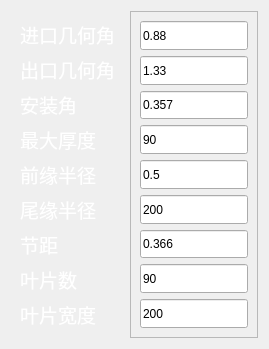
             <widget class="QWidget" name="widget_jing" native="true">
              <layout class="QHBoxLayout" name="horizontalLayout_5">
               <item>
                <widget class="QWidget" name="widget_4" native="true">
                 <layout class="QVBoxLayout" name="verticalLayout_5">
                  <item>
                   <widget class="QLabel" name="label_yiwei_118">
                    <property name="sizePolicy">
                     <sizepolicy hsizetype="Preferred" vsizetype="Expanding">
                      <horstretch>0</horstretch>
                      <verstretch>0</verstretch>
                     </sizepolicy>
                    </property>
                    <property name="font">
                     <font>
                      <family>Algerian</family>
                      <pointsize>14</pointsize>
                      <weight>50</weight>
                      <bold>false</bold>
                     </font>
                    </property>
                    <property name="layoutDirection">
                     <enum>Qt::LeftToRight</enum>
                    </property>
                    <property name="styleSheet">
                     <string notr="true">color: rgb(255, 255, 255);
</string>
                    </property>
                    <property name="text">
                     <string>&lt;html&gt;&lt;head/&gt;&lt;body&gt;&lt;p&gt;&lt;span style=&quot; font-family:'等线';&quot;&gt;进口几何角&lt;/span&gt;&lt;/p&gt;&lt;/body&gt;&lt;/html&gt;</string>
                    </property>
                   </widget>
                  </item>
                  <item>
                   <widget class="QLabel" name="label_yiwei_120">
                    <property name="sizePolicy">
                     <sizepolicy hsizetype="Preferred" vsizetype="Expanding">
                      <horstretch>0</horstretch>
                      <verstretch>0</verstretch>
                     </sizepolicy>
                    </property>
                    <property name="font">
                     <font>
                      <family>Algerian</family>
                      <pointsize>14</pointsize>
                      <weight>50</weight>
                      <bold>false</bold>
                     </font>
                    </property>
                    <property name="layoutDirection">
                     <enum>Qt::LeftToRight</enum>
                    </property>
                    <property name="styleSheet">
                     <string notr="true">color: rgb(255, 255, 255);
</string>
                    </property>
                    <property name="text">
                     <string>&lt;html&gt;&lt;head/&gt;&lt;body&gt;&lt;p&gt;出口几何角&lt;/p&gt;&lt;/body&gt;&lt;/html&gt;</string>
                    </property>
                   </widget>
                  </item>
                  <item>
                   <widget class="QLabel" name="label_yiwei_122">
                    <property name="sizePolicy">
                     <sizepolicy hsizetype="Preferred" vsizetype="Expanding">
                      <horstretch>0</horstretch>
                      <verstretch>0</verstretch>
                     </sizepolicy>
                    </property>
                    <property name="font">
                     <font>
                      <family>Algerian</family>
                      <pointsize>14</pointsize>
                      <weight>50</weight>
                      <bold>false</bold>
                     </font>
                    </property>
                    <property name="layoutDirection">
                     <enum>Qt::LeftToRight</enum>
                    </property>
                    <property name="styleSheet">
                     <string notr="true">color: rgb(255, 255, 255);
</string>
                    </property>
                    <property name="text">
                     <string>&lt;html&gt;&lt;head/&gt;&lt;body&gt;&lt;p&gt;安装角&lt;/p&gt;&lt;/body&gt;&lt;/html&gt;</string>
                    </property>
                   </widget>
                  </item>
                  <item>
                   <widget class="QLabel" name="label_yiwei_124">
                    <property name="sizePolicy">
                     <sizepolicy hsizetype="Preferred" vsizetype="Expanding">
                      <horstretch>0</horstretch>
                      <verstretch>0</verstretch>
                     </sizepolicy>
                    </property>
                    <property name="font">
                     <font>
                      <family>Algerian</family>
                      <pointsize>14</pointsize>
                      <weight>50</weight>
                      <bold>false</bold>
                     </font>
                    </property>
                    <property name="layoutDirection">
                     <enum>Qt::LeftToRight</enum>
                    </property>
                    <property name="styleSheet">
                     <string notr="true">color: rgb(255, 255, 255);
</string>
                    </property>
                    <property name="text">
                     <string>&lt;html&gt;&lt;head/&gt;&lt;body&gt;&lt;p&gt;&lt;span style=&quot; font-family:'等线';&quot;&gt;最大厚度&lt;/span&gt;&lt;/p&gt;&lt;/body&gt;&lt;/html&gt;</string>
                    </property>
                   </widget>
                  </item>
                  <item>
                   <widget class="QLabel" name="label_yiwei_126">
                    <property name="sizePolicy">
                     <sizepolicy hsizetype="Preferred" vsizetype="Expanding">
                      <horstretch>0</horstretch>
                      <verstretch>0</verstretch>
                     </sizepolicy>
                    </property>
                    <property name="font">
                     <font>
                      <family>Algerian</family>
                      <pointsize>14</pointsize>
                      <weight>50</weight>
                      <bold>false</bold>
                     </font>
                    </property>
                    <property name="layoutDirection">
                     <enum>Qt::LeftToRight</enum>
                    </property>
                    <property name="styleSheet">
                     <string notr="true">color: rgb(255, 255, 255);
</string>
                    </property>
                    <property name="text">
                     <string>&lt;html&gt;&lt;head/&gt;&lt;body&gt;&lt;p&gt;前缘半径&lt;/p&gt;&lt;/body&gt;&lt;/html&gt;</string>
                    </property>
                   </widget>
                  </item>
                  <item>
                   <widget class="QLabel" name="label_yiwei_128">
                    <property name="sizePolicy">
                     <sizepolicy hsizetype="Preferred" vsizetype="Expanding">
                      <horstretch>0</horstretch>
                      <verstretch>0</verstretch>
                     </sizepolicy>
                    </property>
                    <property name="font">
                     <font>
                      <family>Algerian</family>
                      <pointsize>14</pointsize>
                      <weight>50</weight>
                      <bold>false</bold>
                     </font>
                    </property>
                    <property name="layoutDirection">
                     <enum>Qt::LeftToRight</enum>
                    </property>
                    <property name="styleSheet">
                     <string notr="true">color: rgb(255, 255, 255);
</string>
                    </property>
                    <property name="text">
                     <string>&lt;html&gt;&lt;head/&gt;&lt;body&gt;&lt;p&gt;尾缘半径&lt;/p&gt;&lt;/body&gt;&lt;/html&gt;</string>
                    </property>
                   </widget>
                  </item>
                  <item>
                   <widget class="QLabel" name="label_yiwei_130">
                    <property name="sizePolicy">
                     <sizepolicy hsizetype="Preferred" vsizetype="Expanding">
                      <horstretch>0</horstretch>
                      <verstretch>0</verstretch>
                     </sizepolicy>
                    </property>
                    <property name="font">
                     <font>
                      <family>Algerian</family>
                      <pointsize>14</pointsize>
                      <weight>50</weight>
                      <bold>false</bold>
                     </font>
                    </property>
                    <property name="layoutDirection">
                     <enum>Qt::LeftToRight</enum>
                    </property>
                    <property name="styleSheet">
                     <string notr="true">color: rgb(255, 255, 255);
</string>
                    </property>
                    <property name="text">
                     <string>&lt;html&gt;&lt;head/&gt;&lt;body&gt;&lt;p&gt;&lt;span style=&quot; font-family:'等线';&quot;&gt;节距&lt;/span&gt;&lt;/p&gt;&lt;/body&gt;&lt;/html&gt;</string>
                    </property>
                   </widget>
                  </item>
                  <item>
                   <widget class="QLabel" name="label_yiwei_132">
                    <property name="sizePolicy">
                     <sizepolicy hsizetype="Preferred" vsizetype="Expanding">
                      <horstretch>0</horstretch>
                      <verstretch>0</verstretch>
                     </sizepolicy>
                    </property>
                    <property name="font">
                     <font>
                      <family>Algerian</family>
                      <pointsize>14</pointsize>
                      <weight>50</weight>
                      <bold>false</bold>
                     </font>
                    </property>
                    <property name="layoutDirection">
                     <enum>Qt::LeftToRight</enum>
                    </property>
                    <property name="styleSheet">
                     <string notr="true">color: rgb(255, 255, 255);
</string>
                    </property>
                    <property name="text">
                     <string>&lt;html&gt;&lt;head/&gt;&lt;body&gt;&lt;p&gt;叶片数&lt;/p&gt;&lt;/body&gt;&lt;/html&gt;</string>
                    </property>
                   </widget>
                  </item>
                  <item>
                   <widget class="QLabel" name="label_yiwei_133">
                    <property name="sizePolicy">
                     <sizepolicy hsizetype="Preferred" vsizetype="Expanding">
                      <horstretch>0</horstretch>
                      <verstretch>0</verstretch>
                     </sizepolicy>
                    </property>
                    <property name="font">
                     <font>
                      <family>Algerian</family>
                      <pointsize>14</pointsize>
                      <weight>50</weight>
                      <bold>false</bold>
                     </font>
                    </property>
                    <property name="layoutDirection">
                     <enum>Qt::LeftToRight</enum>
                    </property>
                    <property name="styleSheet">
                     <string notr="true">color: rgb(255, 255, 255);
</string>
                    </property>
                    <property name="text">
                     <string>&lt;html&gt;&lt;head/&gt;&lt;body&gt;&lt;p&gt;叶片宽度&lt;/p&gt;&lt;/body&gt;&lt;/html&gt;</string>
                    </property>
                   </widget>
                  </item>
                 </layout>
                </widget>
               </item>
               <item>
                <widget class="QFrame" name="frame_7">
                 <property name="frameShape">
                  <enum>QFrame::StyledPanel</enum>
                 </property>
                 <property name="frameShadow">
                  <enum>QFrame::Raised</enum>
                 </property>
                 <layout class="QVBoxLayout" name="verticalLayout_6">
                  <item>
                   <widget class="QLineEdit" name="lineEdit_Eff_26">
                    <property name="sizePolicy">
                     <sizepolicy hsizetype="Expanding" vsizetype="Expanding">
                      <horstretch>0</horstretch>
                      <verstretch>0</verstretch>
                     </sizepolicy>
                    </property>
                    <property name="text">
                     <string>0.88</string>
                    </property>
                   </widget>
                  </item>
                  <item>
                   <widget class="QLineEdit" name="lineEdit_k_12">
                    <property name="sizePolicy">
                     <sizepolicy hsizetype="Expanding" vsizetype="Expanding">
                      <horstretch>0</horstretch>
                      <verstretch>0</verstretch>
                     </sizepolicy>
                    </property>
                    <property name="minimumSize">
                     <size>
                      <width>0</width>
                      <height>0</height>
                     </size>
                    </property>
                    <property name="text">
                     <string>1.33</string>
                    </property>
                   </widget>
                  </item>
                  <item>
                   <widget class="QLineEdit" name="lineEdit_omaga_16">
                    <property name="sizePolicy">
                     <sizepolicy hsizetype="Expanding" vsizetype="Expanding">
                      <horstretch>0</horstretch>
                      <verstretch>0</verstretch>
                     </sizepolicy>
                    </property>
                    <property name="text">
                     <string>0.357</string>
                    </property>
                   </widget>
                  </item>
                  <item>
                   <widget class="QLineEdit" name="lineEdit_alph2z_24">
                    <property name="sizePolicy">
                     <sizepolicy hsizetype="Expanding" vsizetype="Expanding">
                      <horstretch>0</horstretch>
                      <verstretch>0</verstretch>
                     </sizepolicy>
                    </property>
                    <property name="text">
                     <string>90</string>
                    </property>
                   </widget>
                  </item>
                  <item>
                   <widget class="QLineEdit" name="lineEdit_faiz_12">
                    <property name="sizePolicy">
                     <sizepolicy hsizetype="Expanding" vsizetype="Expanding">
                      <horstretch>0</horstretch>
                      <verstretch>0</verstretch>
                     </sizepolicy>
                    </property>
                    <property name="text">
                     <string>0.5</string>
                    </property>
                   </widget>
                  </item>
                  <item>
                   <widget class="QLineEdit" name="lineEdit_taoz_12">
                    <property name="sizePolicy">
                     <sizepolicy hsizetype="Expanding" vsizetype="Expanding">
                      <horstretch>0</horstretch>
                      <verstretch>0</verstretch>
                     </sizepolicy>
                    </property>
                    <property name="minimumSize">
                     <size>
                      <width>0</width>
                      <height>0</height>
                     </size>
                    </property>
                    <property name="text">
                     <string>200</string>
                    </property>
                   </widget>
                  </item>
                  <item>
                   <widget class="QLineEdit" name="lineEdit_Maz_25">
                    <property name="sizePolicy">
                     <sizepolicy hsizetype="Expanding" vsizetype="Expanding">
                      <horstretch>0</horstretch>
                      <verstretch>0</verstretch>
                     </sizepolicy>
                    </property>
                    <property name="text">
                     <string>0.366</string>
                    </property>
                   </widget>
                  </item>
                  <item>
                   <widget class="QLineEdit" name="lineEdit_alph2z_25">
                    <property name="sizePolicy">
                     <sizepolicy hsizetype="Expanding" vsizetype="Expanding">
                      <horstretch>0</horstretch>
                      <verstretch>0</verstretch>
                     </sizepolicy>
                    </property>
                    <property name="text">
                     <string>90</string>
                    </property>
                   </widget>
                  </item>
                  <item>
                   <widget class="QLineEdit" name="lineEdit_taoz_13">
                    <property name="sizePolicy">
                     <sizepolicy hsizetype="Expanding" vsizetype="Expanding">
                      <horstretch>0</horstretch>
                      <verstretch>0</verstretch>
                     </sizepolicy>
                    </property>
                    <property name="minimumSize">
                     <size>
                      <width>0</width>
                      <height>0</height>
                     </size>
                    </property>
                    <property name="text">
                     <string>200</string>
                    </property>
                   </widget>
                  </item>
                 </layout>
                </widget>
               </item>
              </layout>
             </widget>
